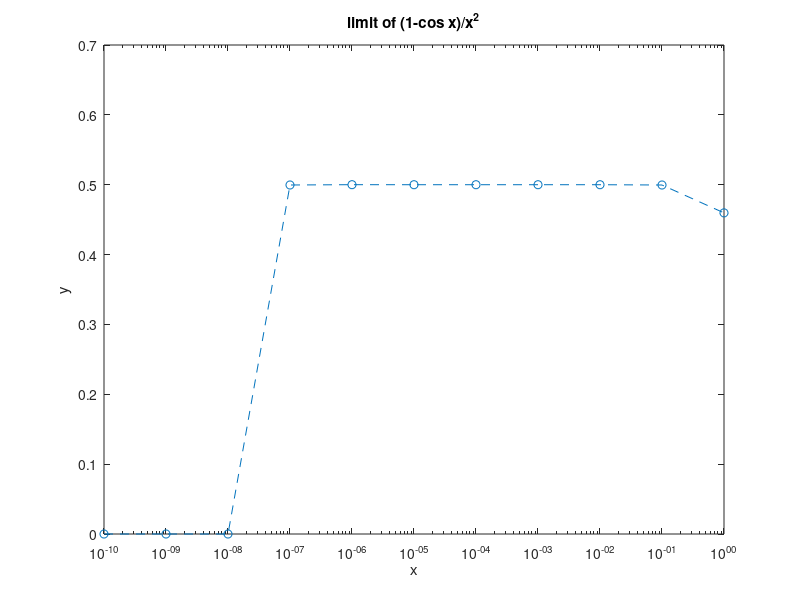

The MATLAB source for this figure:
f =@(x) (1-cos(x))./x.^2;
x = 10.^(-10:0);
y = f(x);

semilogx(x,y, 'o--');
title("limit of (1-cos x)/x^2")
xlabel("x"); ylabel("y");